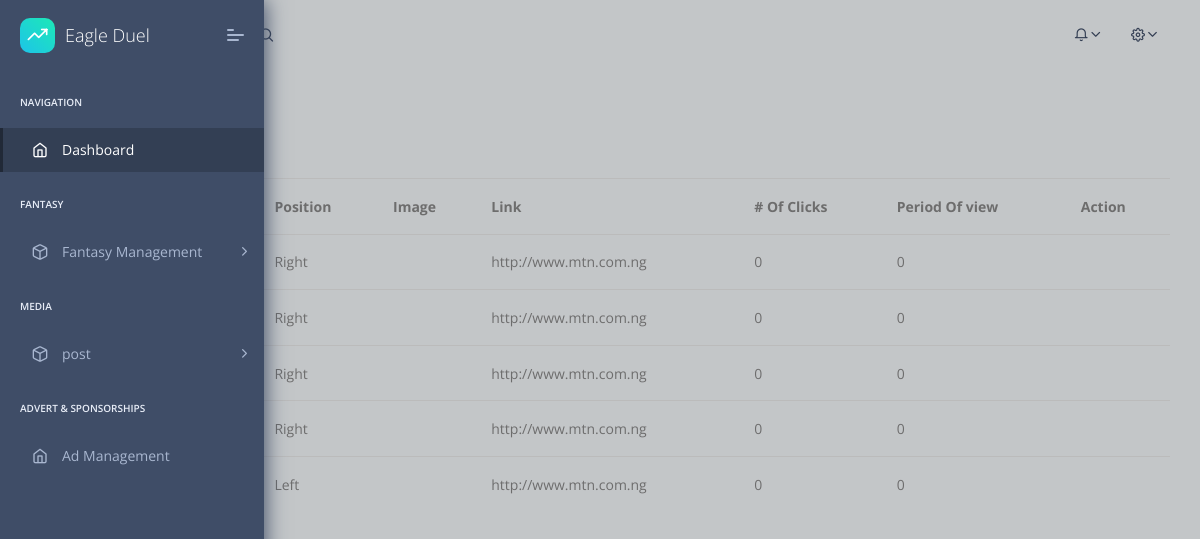
Screenshot of /ads.php (signed in) with the database file from the repository.
### tables this page shows
CREATE TABLE `ads` (
  `id` int(11) NOT NULL,
  `position` varchar(32) NOT NULL,
  `number_of_clicks` int(11) NOT NULL,
  `period_of_view` int(11) NOT NULL,
  `img` varchar(535) NOT NULL,
  `link` varchar(535) NOT NULL,
  `owner` varchar(300) DEFAULT NULL
);

### includes/view-all-ads.php (the view, shortened to what this page needs)
<div class="col-sm-12">
    <div class="card-box">
        <div class="m-b-30">
            <a href="ads.php?source=add-ad">
                <button id="addAds" class="btn btn-success waves-effect waves-light">Add News Ad
                    <i class="mdi mdi-plus-circle-outline"></i></button>
            </a>
        </div>
        <div class="table-responsive">
            <table class="table table-colored table-centered table-inverse m-0">
                <thead>
                    <tr>
                        <th>#</th>
                        <th>Owner</th>
                        <th>Position</th>
                        <th>Image</th>
                        <th>Link</th>
                        <th># Of Clicks</th>
                        <th>Period Of view</th>
                        <th>Action</th>
                    </tr>
                </thead>
                <tbody>
                    <?php
                        $query = "SELECT * FROM ads";
                        $result = mysqli_query($connection, $query);
                        $rowcount = mysqli_num_rows($result);
                        $count = 1;
                        if ($rowcount == 0){
                        ?>
                    <tr>
                        <td colspan="4" align="center">
                            <h3 style="color:red">No ads found</h3>
                        </td>
                    <tr>
                        <?php }
                            else {
                                while($row = mysqli_fetch_array($result)) {
                        ?>
                    <tr>
                        <th scope="row"><?php echo htmlentities($count);?></th>
                        <td><b><?php echo htmlentities($row['owner']);?></b></td>
                        <td><?php echo htmlentities($row['position'])?></td>
                        <td><img src="../asset/<?php echo htmlentities($row['img'])?>" alt="" width="200" ></td>
                        <td><?php echo htmlentities($row['link'])?></td>
                        <td><?php echo htmlentities($row['number_of_clicks'])?></td>
                        <td><?php echo htmlentities($row['period_of_view'])?></td>
                        <td>
                                    </td>
                    </tr>
                    <?php  $count++;}}
                    ?>
                </tbody>
            </table>
        </div>
    </div>
</div>

### ads.php (shortened to what this page needs)
<?php
if(strlen($_SESSION['login'])==0)
  {
header('location:index.php');
}
else{
    ?>
   <?php include('./includes/head.php');?>
        <?php include('./includes/admin-nav.php');?>
           <?php
              if (isset($_GET['source'])) {
                  $source = $_GET['source'];
              } else {
                  $source = '';
              }
              switch($source) {
                default:
                include "includes/view-all-ads.php";
                break;
              }
            ?>
    <a class="scroll-to-top rounded" href="#page-top">
    </a>
<?php include ('./includes/footer.php'); ?>
</body>
</html>
<?php } ?>

### includes/head.php (shortened to what this page needs)
<!DOCTYPE html>
    <html lang="en">
<head>
    <link rel="stylesheet" href="..//admin/assets/fonts/fontawesome/css/fontawesome-all.min.css">
    <link rel="stylesheet" href="..//admin/assets/plugins/animation/css/animate.min.css">
    <link rel="stylesheet" href="..//admin/assets/css/style.css" type="text/css">
    <link rel="stylesheet" href="..//admin/assets/css/upl.css">
    <link rel="stylesheet" href="https://cdnjs.cloudflare.com/ajax/libs/font-awesome/5.15.3/css/all.min.css"/>
</head>
    <body>

### includes/admin-nav.php (shortened to what this page needs)
<nav class="pcoded-navbar">
        <div class="navbar-wrapper">
            <div class="navbar-brand header-logo">
                <a href="dashboard.php" class="b-brand">
                    <div class="b-bg">
                        <i class="feather icon-trending-up"></i>
                    </div>
                    <span class="b-title">Eagle Duel</span>
                </a>
                <a class="mobile-menu" id="mobile-collapse" href="javascript:"><span></span></a>
            </div>
            <div class="navbar-content scroll-div">
                <ul class="nav pcoded-inner-navbar">
                    <li class="nav-item pcoded-menu-caption">
                        <label>Navigation</label>
                    </li>
                    <li data-username="dashboard Default Ecommerce CRM Analytics Crypto Project" class="nav-item active">
                        <a href="dashboard.php" class="nav-link "><span class="pcoded-micon"><i class="feather icon-home"></i></span><span class="pcoded-mtext">Dashboard</span></a>
                    </li>
                    <li class="nav-item pcoded-menu-caption">
                        <label>fantasy</label>
                    </li>
                    <li data-username="basic components Button Alert Badges breadcrumb Paggination progress Tooltip popovers Carousel Cards Collapse Tabs pills Modal Grid System Typography Extra Shadows Embeds" class="nav-item pcoded-hasmenu">
                        <a href="javascript:" class="nav-link "><span class="pcoded-micon"><i class="feather icon-box"></i></span><span class="pcoded-mtext">Fantasy Management</span></a>
                    </li>
                    <li class="nav-item pcoded-menu-caption">
                        <label>Media</label>
                    </li>
                    <li data-username="basic components Button Alert Badges breadcrumb Paggination progress Tooltip popovers Carousel Cards Collapse Tabs pills Modal Grid System Typography Extra Shadows Embeds" class="nav-item pcoded-hasmenu">
                        <a href="javascript:" class="nav-link "><span class="pcoded-micon"><i class="feather icon-box"></i></span><span class="pcoded-mtext">post</span></a>
                    </li>
                    <li class="nav-item pcoded-menu-caption">
                        <label>Advert & Sponsorships</label>
                    </li>
                    <li data-username="dashboard Default" class="nav-item">
                        <a href="ads.php" class="nav-link "><span class="pcoded-micon"><i class="feather icon-home"></i></span><span class="pcoded-mtext">Ad Management</span></a>
                    </li>
                </ul>
            </div>
        </div>
    </nav>
    <header class="navbar pcoded-header navbar-expand-lg navbar-light">
        <div class="collapse navbar-collapse">
            <ul class="navbar-nav mr-auto">
                <li><a href="javascript:" class="full-screen" onclick="javascript:toggleFullScreen()"><i class="feather icon-maximize"></i></a></li>
                <li class="nav-item dropdown">
                    <a class="dropdown-toggle" href="javascript:" data-toggle="dropdown">Dropdown</a>
                </li>
                <li class="nav-item">
                    <div class="main-search">
                        <div class="input-group">
                            <span class="input-group-append search-btn btn btn-primary">
                                <i class="feather icon-search input-group-text"></i>
                            </span>
                        </div>
                    </div>
                </li>
            </ul>
            <ul class="navbar-nav ml-auto">
                <li>
                    <div class="dropdown">
                        <a class="dropdown-toggle" href="javascript:" data-toggle="dropdown"><i class="icon feather icon-bell"></i></a>
                    </div>
                </li>
                <li>
                    <div class="dropdown drp-user">
                        <a href="javascript:" class="dropdown-toggle" data-toggle="dropdown">
                            <i class="icon feather icon-settings"></i>
                        </a>
                    </div>
                </li>
            </ul>
        </div>
    </header>
<div class="pcoded-main-container">
        <div class="pcoded-wrapper">
            <div class="pcoded-content">
                <div class="pcoded-inner-content">
                    <div class="main-body">
                        <div class="page-wrapper">
                            <div class="row">

### includes/footer.php (shortened to what this page needs)
</div>
                        </div>
                    </div>
                </div>
            </div>
        </div>
    </div>

### rows the page displays
ads: position "Right", link "http://www.mtn.com.ng", number_of_clicks "0", period_of_view "0"
ads: position "Right", link "http://www.mtn.com.ng", number_of_clicks "0", period_of_view "0"
ads: position "Right", link "http://www.mtn.com.ng", number_of_clicks "0", period_of_view "0"
ads: position "Right", link "http://www.mtn.com.ng", number_of_clicks "0", period_of_view "0"
ads: position "Left", link "http://www.mtn.com.ng", number_of_clicks "0", period_of_view "0"
